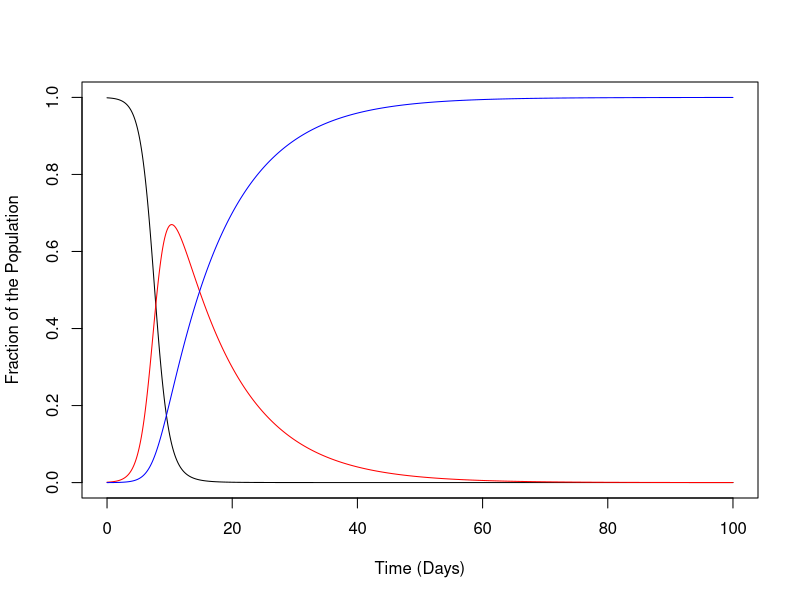

Write the R code that produced this figure.
# Install required libraries if not already installed
if (!(require(deSolve))) install.packages("deSolve")
library(deSolve)

# ODE SYSTEM FUNCTION
SIR_ode = function(t, y, params)
{
  with(as.list(c(y, params)),
  {
    # STORAGE
    ## We need to have a vector of size equal to the number of ODEs in the system
    dydt = rep(0, 3)
    
    # Equations
    dydt[1] = -beta * y[1] * y[2]                 # S, susceptible hosts
    dydt[2] = beta * y[1] * y[2] - gamma * y[2]   # I, infectious hosts
    dydt[3] = gamma * y[2]                        # R, recovered/removed hosts
    
    return(list(dydt))
    
  })
}

# Specify parameter values
beta = 1.0
gamma = 1.0/10.0
R_Naught = beta/gamma

print(paste0("R_Naught = ", R_Naught))

# Store parameters in a named list
params = c(
  beta = beta,
  gamma = gamma
)

# Specify the initial conditions
# S+I+R = 1
S_t0 = 0.999
I_t0 = 1 - S_t0
R_t0 = 0

# Store initial conditions in a vector
inits = c(S_t0, I_t0, R_t0)

# Each time step that will be solved
time_ode = seq(0, 100, by = 0.1)

# Run ODE
out = ode(
  y = inits,
  times = time_ode,
  func = SIR_ode,
  method = "ode45",  # Runge-Kutta 4-5 method
  parms = params
)

# Object 'out' is a matrix
# Specify the column names, convert to a data frame
colnames(out) = c("time", "S", "I", "R")
out = data.frame(out)

# Set up a blank plot
plot(
  x = NA,
  y = NA,
  xlim = c(0, max(time_ode)),
  ylim = c(0, 1),
  xlab = "Time (Days)",
  ylab = "Fraction of the Population"
)

# Plot one line at a time:
# lines(out$S ~ out$time, lty = 1, col = "black")
# lines(out$I ~ out$time, lty = 1, col = "red")
# lines(out$R ~ out$time, lty = 1, col = "blue")

these_cols = c("black", "red", "blue")

# Plot same graph, but using a loop
for (i in 1:3)
{
  lines(out[,(i+1)] ~ out$time, lty = 1, col = these_cols[i])
}

S_vals = seq(0.1, 0.3, length.out = 10)
